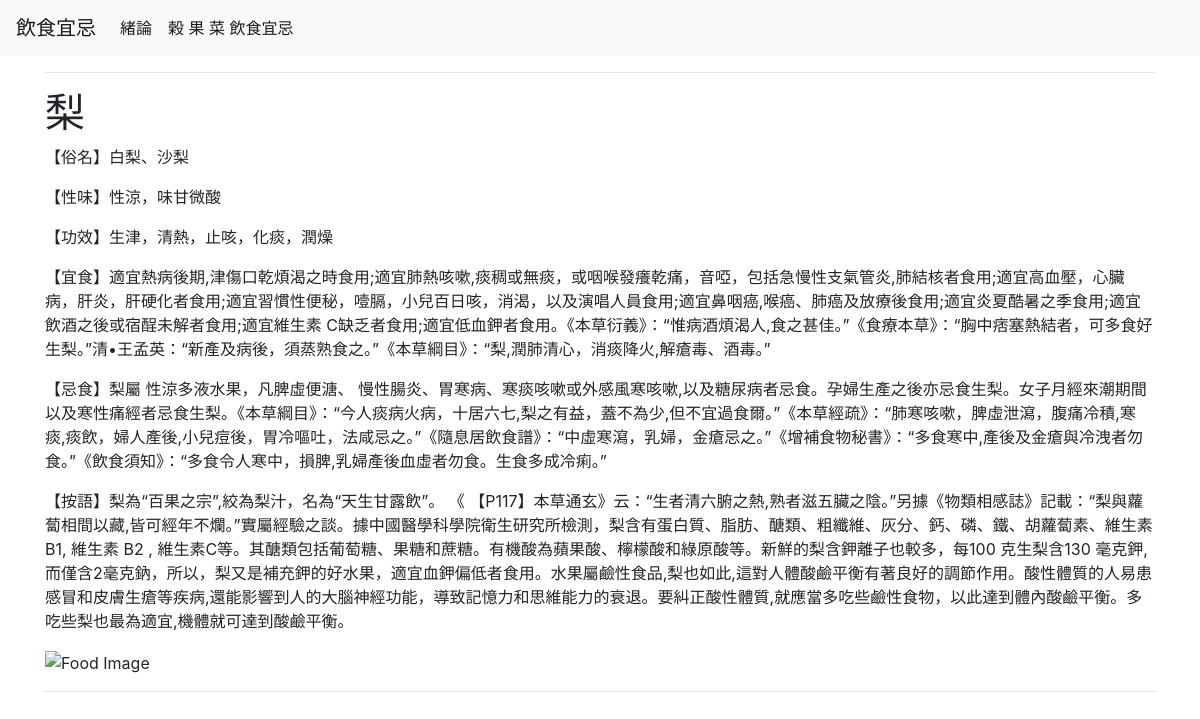
The page /foodcategories/foods/2/3 on the database its author committed.
### tables this page shows
CREATE TABLE FoodInfo (
    id INTEGER PRIMARY KEY AUTOINCREMENT,
    category_id INT,
    [name] VARCHAR(50),
    nickname VARCHAR(50),
    taste VARCHAR(50),
    efficacy TEXT,
    suitable_for TEXT,
    not_suitable_for TEXT,
    note TEXT,
    image BLOB,
    thumbnail BLOB,
    FOREIGN KEY (category_id) REFERENCES Food_Category(id)
);

### app.py (the view)
@app.route('/foodcategories/foods/<int:category_id>/<int:food_id>')
def fooddetails(category_id,food_id):
    food = get_food(food_id)
    return render_template('foodDetails.html', food=food)

### app.py (called while the page is built)
def get_db_connection():
    conn = sqlite3.connect('database.db')
    conn.row_factory = sqlite3.Row
    return conn

def get_food(food_id):
    conn = get_db_connection()
    food = conn.execute('SELECT * FROM FoodInfo WHERE id = ?', (food_id,)).fetchone()
    conn.close
    if food is None:
        abort(404)
    return food

### templates/fooddetails.html (shortened to what this page needs)
{% extends 'base.html' %}
{% block content %}
<hr>
    <h1>{% block title %} {{ food['name'] }}{% endblock %}</h1>
        <p>【俗名】{{ food['nickname'] }}</p>
        <p>【性味】{{ food['taste'] }}</p>
        <p>【功效】{{ food['efficacy'] }}</p>
        <p>【宜食】{{ food['suitable_for'] }}</p>
        <p>【忌食】{{ food['not_suitable_for'] }}</p>
        <p>【按語】{{ food['note'] }}</p>
        <img id="foodImage" alt="Food Image">
        <hr>
{% endblock %}

### rows shown on the page
FoodInfo: name "梨", nickname "白梨、沙梨", taste "性涼，味甘微酸", efficacy "生津，清熱，止咳，化痰，潤燥", suitable_for "適宜熱病後期,津傷口乾煩渴之時食用;適宜肺熱咳嗽,痰稠或無痰，或咽喉發癢乾痛，音啞，包括急慢性支氣管炎,肺結核者食用;適宜高血壓，心臟病，肝炎，肝硬化者食用;適宜習慣性便秘，噎膈，小兒百日咳，消渴，以及演唱人員食用;適宜鼻咽癌,喉癌、肺癌及放療後食用;適宜炎夏酷暑之季食用;適宜飲酒之後或宿酲未解者食用;適宜維生素 C缺乏者食用;適宜低血鉀者食用。《本草衍義》：“惟病酒煩渴人,食之甚佳。”《食療本草》：“胸中痞塞熱結者，可多食好生梨。”清•王孟英：“新產及病後，須蒸熟食之。”《本草綱目》：“梨,潤肺清心，消痰降火,解瘡毒、酒毒。”", not_suitable_for "梨屬 性涼多液水果，凡脾虛便溏、 慢性腸炎、胃寒病、寒痰咳嗽或外感風寒咳嗽,以及糖尿病者忌食。孕婦生產之後亦忌食生梨。女子月經來潮期間以及寒性痛經者忌食生梨。《本草綱目》：“今人痰病火病，十居六七,梨之有益，蓋不為少,但不宜過食爾。”《本草經疏》：“肺寒咳嗽，脾虛泄瀉，腹痛冷積,寒痰,痰飲，婦人產後,小兒痘後，胃冷嘔吐，法咸忌之。”《隨息居飲食譜》：“中虛寒瀉，乳婦，金瘡忌之。”《增補食物秘書》：“多食寒中,產後及金瘡與冷洩者勿食。”《飲食須知》：“多食令人寒中，損脾,乳婦產後血虛者勿食。生食多成冷痢。”", note "梨為“百果之宗”,絞為梨汁，名為“天生甘露飲”。 《 【P117】本草通玄》云：“生者清六腑之熱,熟者滋五臟之陰。”另據《物類相感誌》記載：“梨與蘿蔔相間以藏,皆可經年不爛。”實屬經驗之談。據中國醫學科學院衛生研究所檢測，梨含有蛋白質、脂肪、醣類、粗纖維、灰分、鈣、磷、鐵、胡蘿蔔素、維生素 B1, 維生素 B2 , 維生素C等。其醣類包括葡萄糖、果糖和蔗糖。有機酸為蘋果酸、檸檬酸和綠原酸等。新鮮的梨含鉀離子也較多，每100 克生梨含130 毫克鉀,而僅含2毫克鈉，所以，梨又是補充鉀的好水果，適宜血鉀偏低者食用。水果屬鹼性食品,梨也如此,這對人體酸鹼平衡有著良好的調節作用。酸性體質的人易患感冒和皮膚生瘡等疾病,還能影響到人的大腦神經功能，導致記憶力和思維能力的衰退。要糾正酸性體質,就應當多吃些鹼性食物，以此達到體內酸鹼平衡。多吃些梨也最為適宜,機體就可達到酸鹼平衡。"
